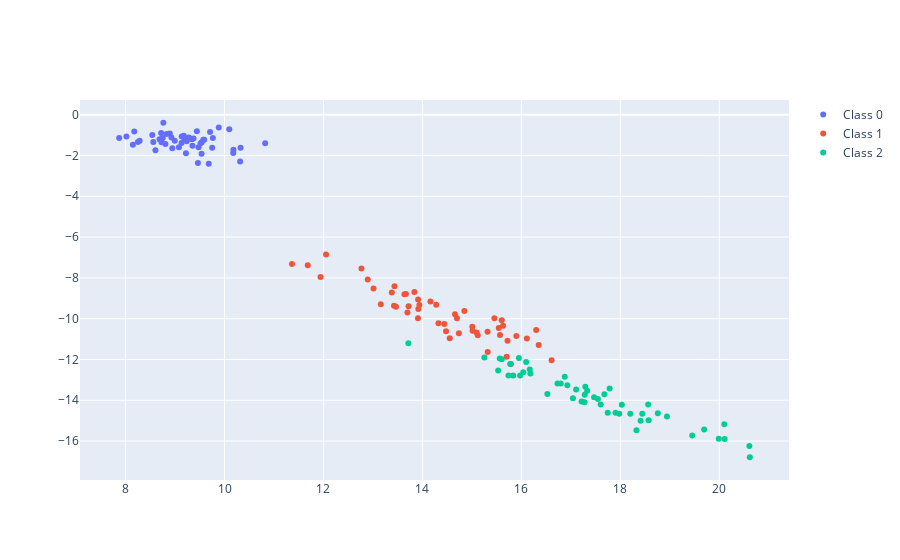

Write notebook code for a chart like this one.
### Code cell
# visualize how well torch vae worked
fig = go.Figure()

for ci in np.unique(Y):
    fig.add_trace(
        go.Scatter(
            x=X_vae_pt[Y==ci, 0],
            y=X_vae_pt[Y==ci, 1],
            mode='markers',
            name=f'Class {ci}',
        )
    )

fig.show()
